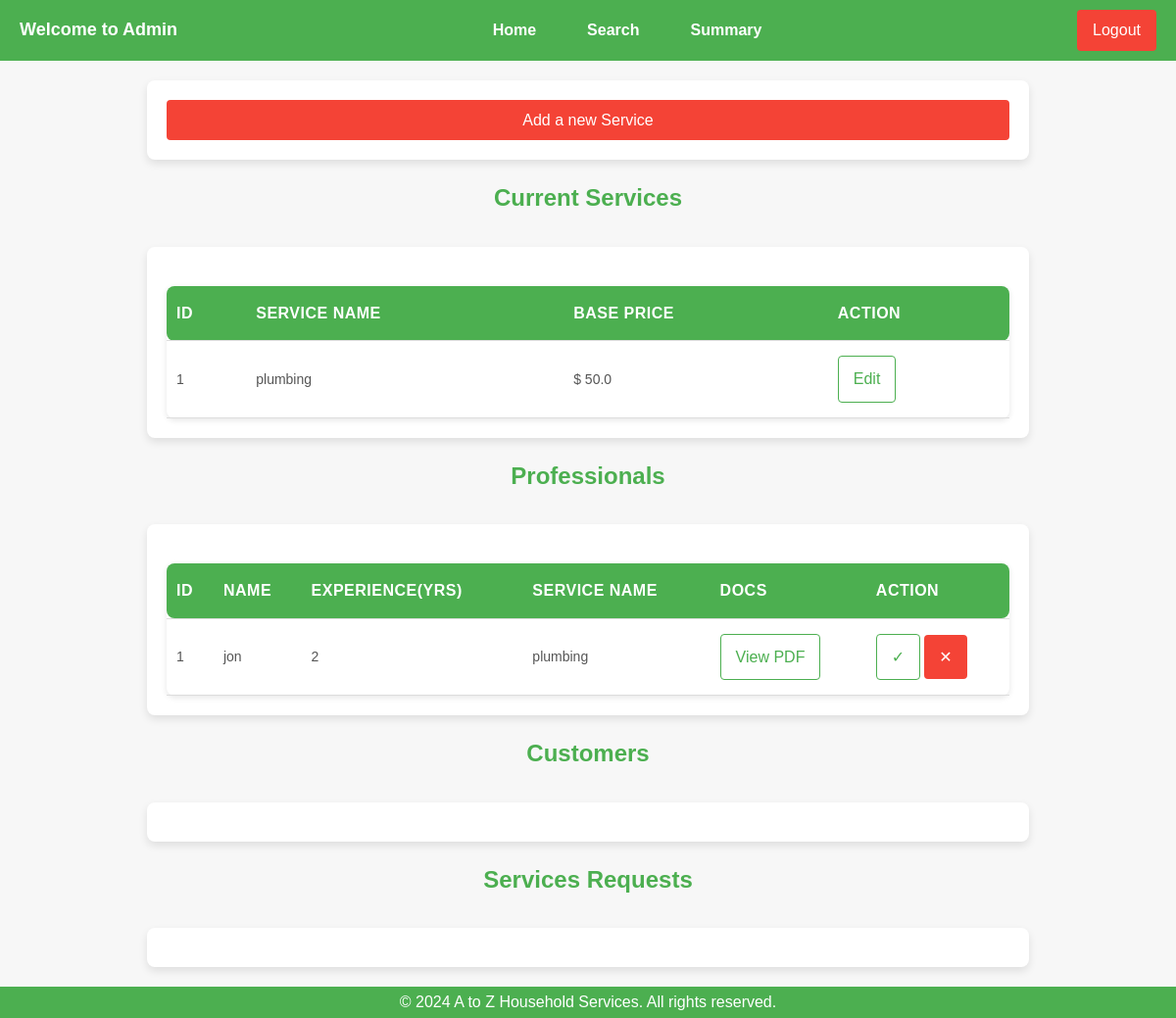
The app's page /admin/dashboard with its own data.
### backend/models.py (models this page shows)
class Service(db.Model):
    __tablename__ = 'services'
    id = db.Column(db.Integer, primary_key=True)
    name = db.Column(db.String(120), nullable=False)
    price = db.Column(db.Float, nullable=False)
    time_required = db.Column(db.String(50), nullable=False)  # e.g., "2 hours"
    description = db.Column(db.Text, nullable=True)

class ServiceProfessional(db.Model):
    __tablename__ = 'service_professionals'
    id = db.Column(db.Integer, primary_key=True)
    username = db.Column(db.String(80), unique=True, nullable=False)
    password = db.Column(db.String(120), nullable=False)
    role = db.Column(db.String(20), nullable=False)
    name = db.Column(db.String(120), nullable=False)
    date_created = db.Column(db.DateTime, default=datetime.now())
    service_id = db.Column(db.Integer, db.ForeignKey('services.id'), nullable=False)
    service_type = db.Column(db.String, nullable=False)
    experience = db.Column(db.Integer, nullable=False)
    address = db.Column(db.String(240), nullable=True)
    phone = db.Column(db.Integer, nullable=False)
    pincode = db.Column(db.Integer, nullable=False)
    pdf_path = db.Column(db.String(300), nullable=False)
    approved = db.Column(db.Boolean, default=False)  # Admin approval status
    blocked = db.Column(db.Boolean, default=False)  # Admin block status

### backend/controllers.py (the view, shortened to what this page needs)
@app.route("/admin/dashboard")
def admin_dashboard():
    services = get_services()
    professionals = get_professionals()
    serv_reqs = get_service_reqs()
    customers = get_customers()
    return render_template("admin_dashboard.html",serv_reqs=serv_reqs,services=services,professionals=professionals,customers=customers)

### backend/controllers.py (called while the page is built)
def get_services():
    services = Service.query.all()
    return services

def get_professionals():
    professionals = ServiceProfessional.query.all()
    return professionals

def get_customers():
    customers = Customer.query.all()
    return customers

def get_service_reqs():
    service_reqs = ServiceRequest.query.all()
    return service_reqs

### templates/admin_dashboard.html (shortened to what this page needs)
<!DOCTYPE html>
<html lang="en">
<head>
    <link rel="stylesheet" href="/static/main.css">
</head>
<body>
<nav class="navbar">
    <div class="navbar-left">
        <span>Welcome to Admin</span>
    </div>
    <ul class="navbar-links">
        <li><a href="/admin/dashboard">Home</a></li>
        <li><a href="/search">Search</a></li>
        <li><a href="/summary">Summary</a></li>
    </ul>
    <div class="navbar-right">
        <a href="/admin/login" class="btn btn-logout">Logout</a>
    </div>
</nav>
<div class="my-container">
    <a href="/admin/createservice" class="btn-secondary">Add a new Service</a>
</div>
<h3>Current Services</h3>
<main class="my-container">
    {%if services%}
    <section id="service-history">
        <table>
            <thead>
                <tr>
                    <th>ID</th>
                    <th>Service Name</th>
                    <th>Base Price</th>
                    <th>Action</th>
                </tr>
            </thead>
            <tbody>
                {%for service in services%}
                <tr>
                    <td>{{service.id}}</td>
                    <td>{{service.name}}</td>
                    <td>$ {{service.price}} </td>
                    <td><a href="/admin/editservice/{{service.id}}" class="btn btn-primary">Edit</a></td>
                </tr>
                {%endfor%}
            </tbody>
        </table>
    </section>
    {%endif%}
</main>
<h3>Professionals</h3>
<main class="my-container">
    {%if professionals%}
    <section id="service-history">
        <table>
            <thead>
                <tr>
                    <th>ID</th>
                    <th>Name</th>
                    <th>Experience(yrs)</th>
                    <th>Service Name</th>
                    <th>Docs</th>
                    <th>Action</th>
                </tr>
            </thead>
            <tbody>
                {%for prof in professionals%}
                <tr>
                    <td>{{prof.id}}</td>
                    <td>{{prof.name}}</td>
                    <td>{{prof.experience}}</td>
                    <td>{{prof.service_type}}</td>
                    <td>
                        <a href="{{ url_for('view_pdf', professional_id=prof.id) }}" target="_blank">
                        View PDF</a>
                    </td>
                    {%if prof.approved%}
                    <td><a href="/admin/rejaprov/{{prof.id}}" class="btn-secondary">Block</a></td>
                    {%else%}
                    <td>
                        <a href="/admin/profaprov/{{prof.id}}" class="btn btn-primary">&#10003;</a>
                        <a href="/admin/rejaprov/{{prof.id}}" class="btn-danger">&#10005;</a>
                    </td>
                    {%endif%}
                </tr>
                {%endfor%}
            </tbody>
        </table>
    </section>
    {%endif%}
</main>
<h3>Customers</h3>
<main class="my-container">
</main>
<h3>Services Requests</h3>
<main class="my-container">
</main>
<footer>
    <p>&copy; 2024 A to Z Household Services. All rights reserved.</p>
</footer>
</body>
</html>

### static/main.css (style rules this page uses)
* { margin: 0; padding: 0; box-sizing: border-box; }
body { font-family: Arial, sans-serif; background-color: #f7f7f7; color: #333; line-height: 1.6; display: flex; flex-direction: column; justify-content:space-between; align-items: center; height: 100vh; }
.btn-secondary { display: inline-block; width: 100%; text-decoration: none; text-align: center; font-size: 16px; background-color: #f44336; color: white; padding: 8px 16px; border-radius: 4px; cursor: pointer; border: none; transition: transform 0.3s ease-in-out }
.btn-danger { display: inline-block; text-decoration: none; text-align: center; font-size: 16px; background-color: #f44336; color: white; padding: auto; border-radius: 4px; cursor: pointer; border: none; transition: transform 0.3s ease-in-out }
.navbar { width: 100%; background-color: #4CAF50; padding: 10px 20px; display: flex; justify-content: space-between; align-items: center; position: sticky; top: 0; z-index: 1000; }
.navbar-left { color: white; font-size: 18px; font-weight: bold; }
.navbar-links { list-style: none; display: flex; gap: 20px; }
.navbar-links li { display: inline-block; }
.navbar-links a { color: white; text-decoration: none; font-size: 16px; font-weight: bold; padding: 8px 16px; transition: background-color 0.3s; }
.navbar-right { display: flex; align-items: center; }
.navbar-right .btn-logout { background-color: #f44336; color: white; padding: 8px 16px; border-radius: 4px; cursor: pointer; text-decoration: none; }
.my-container { width: 100%; max-width: 900px; max-height: min-content; margin: 20px auto; padding: 20px; background-color: #ffffff; box-shadow: 0 4px 8px rgba(0, 0, 0, 0.1); border-radius: 8px; }
h3 { color: #4CAF50; font-size: 24px; margin-bottom: 10px; }
#service-history { margin-top: 20px; }
table { width:100%; border-collapse: collapse; margin-top: 20px; border-radius: 8px; box-shadow: 0 2px 6px rgba(0, 0, 0, 0.1); }
table th, table td { text-align: left; padding: 15px 10px; border-bottom: 1px solid #ddd; }
table th { background-color: #4CAF50; color: white; font-size: 16px; text-transform: uppercase; letter-spacing: 0.5px; }
table td { color: #555; font-size: 14px; vertical-align: middle; }
table td a { display: inline-block; border: 1px solid #4CAF50; color: #4CAF50; padding: 10px 15px; border-radius: 4px; text-decoration: none; font-size: 16px; transition: transform 0.3s ease-in-out; }
table th:first-child, table td:first-child { border-top-left-radius: 8px; border-bottom-left-radius: 8px; }
table th:last-child, table td:last-child { border-top-right-radius: 8px; border-bottom-right-radius: 8px; }
footer { background-color: #4CAF50; color: white; text-align: center; width: 100%; padding: 3px 0; bottom: 0; }

### records on screen
Service: id "1", name "plumbing", price "50.0"
ServiceProfessional: id "1", name "jon", experience "2", service_type "plumbing"
